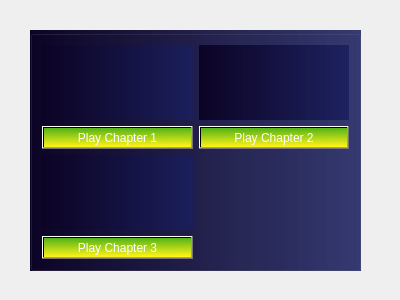
<?xml version="1.0" encoding="UTF-8"?>
<ui version="4.0">
 <class>ChapterScreen</class>
 <widget class="QDialog" name="ChapterScreen">
  <property name="geometry">
   <rect>
    <x>0</x>
    <y>0</y>
    <width>400</width>
    <height>300</height>
   </rect>
  </property>
  <property name="windowTitle">
   <string>Dialog</string>
  </property>
  <widget class="QGroupBox" name="groupBox">
   <property name="geometry">
    <rect>
     <x>30</x>
     <y>30</y>
     <width>331</width>
     <height>241</height>
    </rect>
   </property>
   <property name="sizePolicy">
    <sizepolicy hsizetype="Preferred" vsizetype="Preferred">
     <horstretch>0</horstretch>
     <verstretch>0</verstretch>
    </sizepolicy>
   </property>
   <property name="styleSheet">
    <string notr="true">background: transparent;
background-color: qlineargradient(spread:pad, x1:0, y1:0, x2:1, y2:0, stop:0 rgba(12, 4, 37, 255), stop:1 rgba(26, 31, 94, 221));</string>
   </property>
   <property name="title">
    <string/>
   </property>
   <layout class="QGridLayout" name="gridLayout">
    <item row="0" column="0">
     <layout class="QVBoxLayout" name="verticalLayout">
      <item>
       <widget class="QLabel" name="label">
        <property name="text">
         <string/>
        </property>
        <property name="pixmap">
         <pixmap resource="assets.qrc">:/ch1.png</pixmap>
        </property>
       </widget>
      </item>
      <item>
       <widget class="QPushButton" name="ch1">
        <property name="styleSheet">
         <string notr="true">background-color:qlineargradient(spread:pad, x1:0, y1:0, x2:0.03, y2:1, stop:0 rgba(81, 178, 25, 255), stop:1 rgba(255, 243, 23, 255));
color: rgb(255, 255, 255);
font: 9pt &quot;Impact&quot;;</string>
        </property>
        <property name="text">
         <string>Play Chapter 1</string>
        </property>
       </widget>
      </item>
     </layout>
    </item>
    <item row="0" column="1">
     <layout class="QVBoxLayout" name="verticalLayout_2">
      <item>
       <widget class="QLabel" name="label_2">
        <property name="text">
         <string/>
        </property>
        <property name="pixmap">
         <pixmap resource="assets.qrc">:/ch2.png</pixmap>
        </property>
       </widget>
      </item>
      <item>
       <widget class="QPushButton" name="ch2">
        <property name="styleSheet">
         <string notr="true">background-color:qlineargradient(spread:pad, x1:0, y1:0, x2:0.03, y2:1, stop:0 rgba(81, 178, 25, 255), stop:1 rgba(255, 243, 23, 255));
color: rgb(255, 255, 255);
font: 9pt &quot;Impact&quot;;
</string>
        </property>
        <property name="text">
         <string>Play Chapter 2</string>
        </property>
       </widget>
      </item>
     </layout>
    </item>
    <item row="1" column="0">
     <layout class="QVBoxLayout" name="verticalLayout_3">
      <item>
       <widget class="QLabel" name="label_3">
        <property name="text">
         <string/>
        </property>
        <property name="pixmap">
         <pixmap resource="assets.qrc">:/ch3.png</pixmap>
        </property>
       </widget>
      </item>
      <item>
       <widget class="QPushButton" name="ch3">
        <property name="styleSheet">
         <string notr="true">background-color:qlineargradient(spread:pad, x1:0, y1:0, x2:0.03, y2:1, stop:0 rgba(81, 178, 25, 255), stop:1 rgba(255, 243, 23, 255));
color: rgb(255, 255, 255);
font: 9pt &quot;Impact&quot;;
</string>
        </property>
        <property name="text">
         <string>Play Chapter 3</string>
        </property>
       </widget>
      </item>
     </layout>
    </item>
   </layout>
  </widget>
 </widget>
 <resources>
  <include location="assets.qrc"/>
 </resources>
 <connections/>
</ui>
